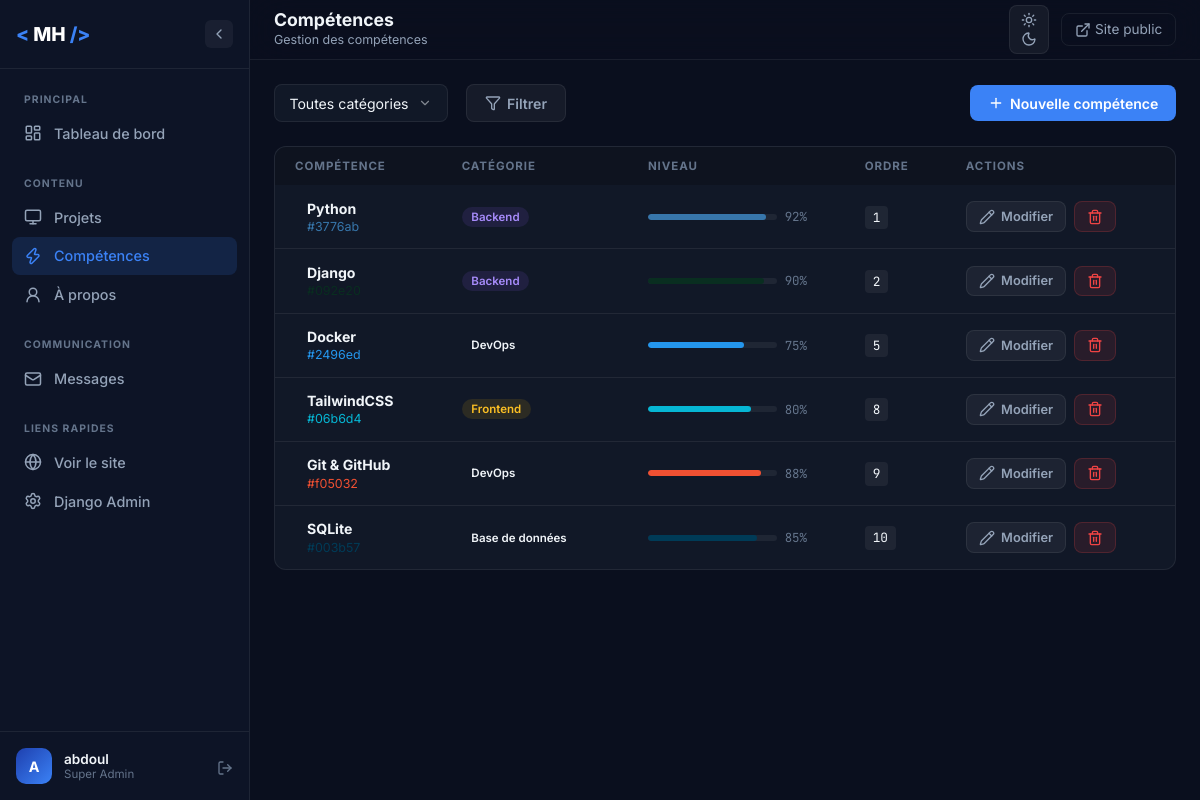
The app's page /dashboard/competences/ (signed in) with its own data.
### portfolio/models.py (models this page shows, shortened)
class Skill(models.Model):
    CATEGORY_CHOICES = [
        ('backend', 'Backend'),
        ('frontend', 'Frontend'),
        ('database', 'Base de données'),
        ('devops', 'DevOps'),
        ('mobile', 'Mobile'),
        ('other', 'Autre'),
    ]
    name = models.CharField(_('Nom'), max_length=50)
    category = models.CharField(
        _('Catégorie'), max_length=20,
        choices=CATEGORY_CHOICES, default='backend'
    )
    proficiency = models.IntegerField(
        _('Niveau (%)'),
        help_text='Valeur entre 0 et 100'
    )
    icon = models.CharField(
        _('Icône (classe CSS/SVG name)'),
        max_length=100,
        blank=True,
        help_text='Ex: devicon-django-plain, devicon-python-plain'
    )
    color = models.CharField(
        _('Couleur accent'),
        max_length=7,
        default='#3b82f6',
        help_text='Code HEX, ex: #3b82f6'
    )
    order = models.PositiveIntegerField(_('Ordre d\'affichage'), default=0)
    class Meta:
        ordering = ['order', 'name']
        verbose_name = _('Compétence')
        verbose_name_plural = _('Compétences')

### dashboard/views.py (the view)
# urls.py: path('competences/', views.skill_list, name='skill_list'),
@login_required(login_url='dashboard:login')
@user_passes_test(is_staff, login_url='dashboard:login')
def skill_list(request):
    category = request.GET.get('category', '')
    skills = Skill.objects.order_by('order', 'name')
    if category:
        skills = skills.filter(category=category)
    context = {
        'skills': skills,
        'category': category,
        'categories': Skill.CATEGORY_CHOICES,
    }
    return render(request, 'dashboard/skills/list.html', context)

### dashboard/views.py (called while the page is built)
def is_staff(user):
    return user.is_staff or user.is_superuser

### templates/dashboard/skills/list.html (shortened to what this page needs)
{% extends 'dashboard/base.html' %}
{% block nav_skills %}active{% endblock %}
{% block page_title %}Compétences{% endblock %}
{% block breadcrumb %}Gestion des compétences{% endblock %}
{% block content %}
<div class="dash-page">
  <div class="dash-toolbar">
    <form method="get" class="search-form">
      <button type="submit" class="btn-dash btn-dash-ghost">
        <i data-lucide="filter" class="icon-sm"></i> Filtrer
      </button>
    </form>
    <a href="{% url 'dashboard:skill_create' %}" class="btn-dash btn-dash-primary">
      <i data-lucide="plus" class="icon-sm"></i> Nouvelle compétence
    </a>
  </div>
  <div class="dash-card">
    <div class="dash-table-wrapper">
      <table class="dash-table">
        <thead>
          <tr>
            <th>Compétence</th>
            <th>Catégorie</th>
            <th>Niveau</th>
            <th>Ordre</th>
            <th>Actions</th>
          </tr>
        </thead>
        <tbody>
          {% for skill in skills %}
          <tr>
            <td>
              <div class="skill-row">
                <div>
                  <strong>{{ skill.name }}</strong>
                  <div class="table-sub" style="color:{{ skill.color }};">{{ skill.color }}</div>
                </div>
              </div>
            </td>
            <td><span class="cat-pill cat-{{ skill.category }}">{{ skill.get_category_display }}</span></td>
            <td>
              <div class="skill-level-wrapper">
                <div class="skill-level-bar">
                  <div class="skill-level-fill" style="width:{{ skill.proficiency }}%;background:{{ skill.color }};"></div>
                </div>
                <span class="skill-level-num">{{ skill.proficiency }}%</span>
              </div>
            </td>
            <td>
              <span class="order-badge">{{ skill.order }}</span>
            </td>
            <td>
              <div class="table-actions">
                <a href="{% url 'dashboard:skill_edit' skill.pk %}" class="btn-dash btn-dash-sm btn-dash-ghost" title="Modifier">
                  <i data-lucide="pencil" class="icon-sm"></i> Modifier
                </a>
                <a href="{% url 'dashboard:skill_delete' skill.pk %}" class="btn-dash btn-dash-sm btn-dash-danger" title="Supprimer">
                  <i data-lucide="trash-2" class="icon-sm"></i>
                </a>
              </div>
            </td>
          </tr>
          {% empty %}
          <tr>
            <td colspan="5" class="no-data">
              Aucune compétence. <a href="{% url 'dashboard:skill_create' %}">Créer la première →</a>
            </td>
          </tr>
          {% endfor %}
        </tbody>
      </table>
    </div>
  </div>
</div>
{% endblock %}

### templates/dashboard/base.html (shortened to what this page needs)
{% load static %}
<!DOCTYPE html>
<html lang="fr" data-theme="dark">
<head>
  <link rel="stylesheet" href="https://cdn.jsdelivr.net/gh/devicons/devicon@latest/devicon.min.css" />
  <link rel="stylesheet" href="{% static 'dashboard/css/dashboard.css' %}" />
</head>
<body>
  {% if user.is_authenticated %}
  <aside class="sidebar" id="sidebar" role="navigation" aria-label="Navigation admin">
    <div class="sidebar-logo">
      <span class="logo-bracket">&lt;</span>
      <span class="logo-name">MH</span>
      <span class="logo-bracket">/&gt;</span>
      <button class="sidebar-toggle" id="sidebar-toggle" aria-label="Replier le menu">
        <i data-lucide="chevron-left" class="icon-sm"></i>
      </button>
    </div>
    <nav class="sidebar-nav">
      <div class="nav-group">
        <span class="nav-group-label">Principal</span>
        <a href="{% url 'dashboard:home' %}" class="nav-item {% block nav_home %}{% endblock %}">
          <i data-lucide="layout-dashboard" class="nav-icon-svg"></i>
          <span class="nav-label">Tableau de bord</span>
        </a>
      </div>
      <div class="nav-group">
        <span class="nav-group-label">Contenu</span>
        <a href="{% url 'dashboard:project_list' %}" class="nav-item {% block nav_projects %}{% endblock %}">
          <i data-lucide="monitor" class="nav-icon-svg"></i>
          <span class="nav-label">Projets</span>
        </a>
        <a href="{% url 'dashboard:skill_list' %}" class="nav-item {% block nav_skills %}{% endblock %}">
          <i data-lucide="zap" class="nav-icon-svg"></i>
          <span class="nav-label">Compétences</span>
        </a>
        <a href="{% url 'dashboard:about_edit' %}" class="nav-item {% block nav_about %}{% endblock %}">
          <i data-lucide="user-round" class="nav-icon-svg"></i>
          <span class="nav-label">À propos</span>
        </a>
      </div>
      <div class="nav-group">
        <span class="nav-group-label">Communication</span>
        <a href="{% url 'dashboard:message_list' %}" class="nav-item {% block nav_messages %}{% endblock %}">
          <i data-lucide="mail" class="nav-icon-svg"></i>
          <span class="nav-label">Messages</span>
        </a>
      </div>
      <div class="nav-group">
        <span class="nav-group-label">Liens rapides</span>
        <a href="/" target="_blank" class="nav-item">
          <i data-lucide="globe" class="nav-icon-svg"></i>
          <span class="nav-label">Voir le site</span>
        </a>
        <a href="/admin/" target="_blank" class="nav-item">
          <i data-lucide="settings" class="nav-icon-svg"></i>
          <span class="nav-label">Django Admin</span>
        </a>
      </div>
    </nav>
    <div class="sidebar-user">
      <div class="user-avatar">{{ user.username|first|upper }}</div>
      <div class="user-info">
        <span class="user-name">{{ user.username }}</span>
        <span class="user-role">{% if user.is_superuser %}Super Admin{% else %}Staff{% endif %}</span>
      </div>
      <a href="{% url 'dashboard:logout' %}" class="logout-btn" title="Déconnexion">
        <i data-lucide="log-out" class="icon-sm"></i>
      </a>
    </div>
  </aside>
  <div class="dash-body" id="dash-body">
    <header class="dash-topbar">
      <div class="topbar-title">
        <h1>{% block page_title %}Dashboard{% endblock %}</h1>
        <span class="breadcrumb">{% block breadcrumb %}Accueil{% endblock %}</span>
      </div>
      <div class="topbar-actions">
        <button id="theme-toggle-dash" class="theme-btn-dash" aria-label="Basculer le thème" title="Thème">
          <i data-lucide="sun" class="theme-icon-sun icon-sm"></i>
          <i data-lucide="moon" class="theme-icon-moon icon-sm"></i>
        </button>
        <a href="/" target="_blank" class="topbar-link">
          <i data-lucide="external-link" class="icon-sm"></i>
          Site public
        </a>
      </div>
    </header>
    <main class="dash-content">
      {% block content %}{% endblock %}
    </main>
  </div>
  {% else %}
  {% block auth_content %}{% endblock %}
  {% endif %}
</body>
</html>

### records on screen
Skill: name "Python", color "#3776ab", category "Backend", proficiency "92", order "1"
Skill: name "Django", category "Backend", proficiency "90", order "2"
Skill: name "Docker", color "#2496ed", category "DevOps", proficiency "75", order "5"
Skill: name "TailwindCSS", color "#06b6d4", category "Frontend", proficiency "80", order "8"
Skill: name "Git & GitHub", color "#f05032", category "DevOps", proficiency "88", order "9"
Skill: name "SQLite", color "#003b57", category "Base de données", proficiency "85", order "10"

### other values on screen
{{ user.username|first|upper }} "A"
{{ user.username }} "abdoul"
